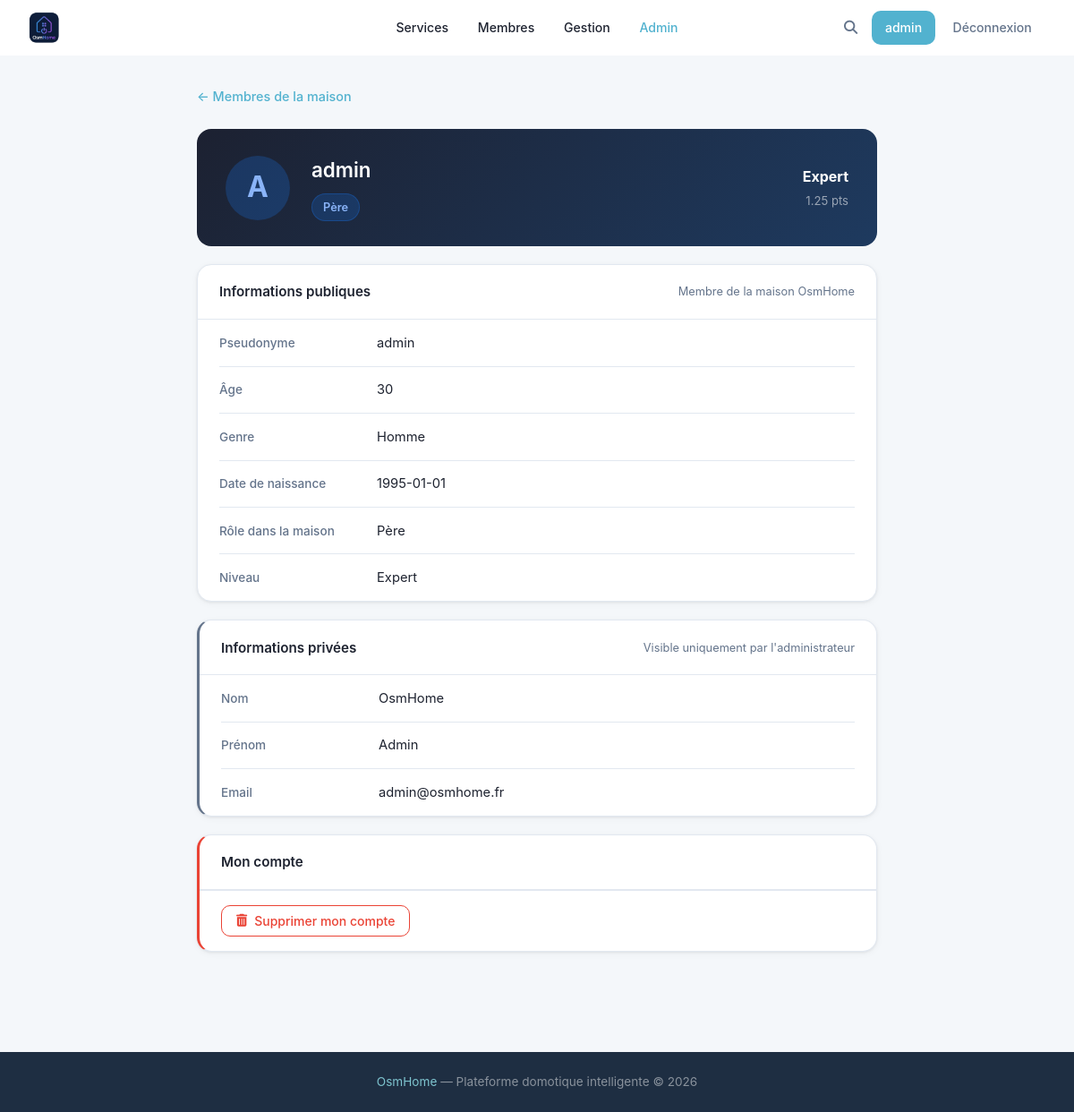
The app's page /member/admin (signed in), older data.
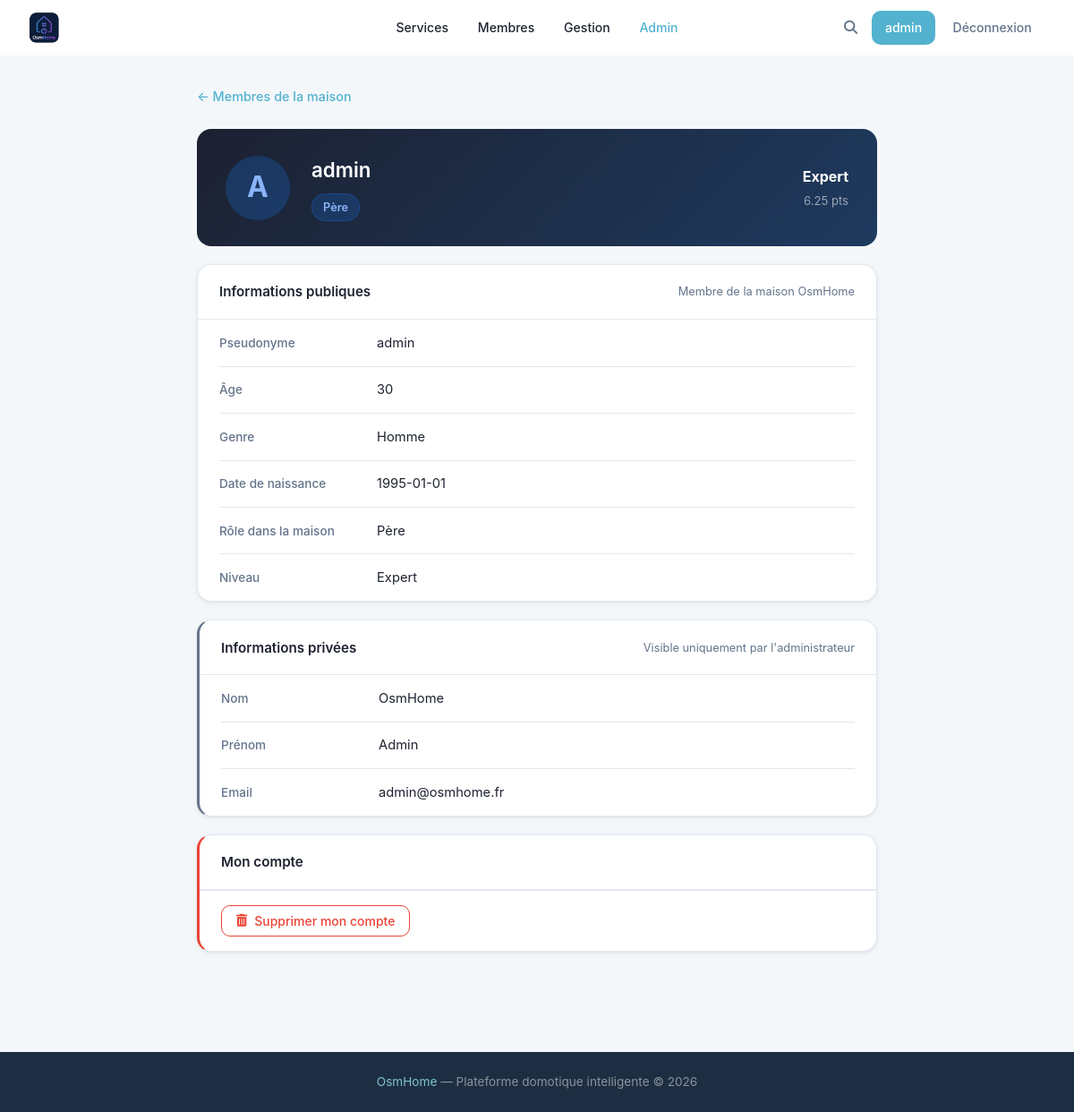
The same page, newer data.
### tables this page shows
CREATE TABLE users (
            id INTEGER PRIMARY KEY AUTOINCREMENT,
            username TEXT UNIQUE NOT NULL,
            password TEXT NOT NULL,
            lastname TEXT,
            firstname TEXT,
            age INTEGER,
            gender TEXT,
            birthdate TEXT,
            member_type TEXT,
            photo TEXT,
            level TEXT DEFAULT 'debutant',
            points REAL DEFAULT 0,
            email TEXT,
            email_verified INTEGER DEFAULT 0,
            role TEXT DEFAULT 'simple'
        , actions INTEGER DEFAULT 0, verification_token TEXT);

### main.py (the view)
@app.route('/member/<username>')
def profil_public(username):
    if 'username' not in flask.session:
        return flask.redirect('/login')
    member = utils.getUser(username)
    if not member:
        flask.abort(404)
    viewer = flask.session.get('username')
    is_owner = (viewer == username)
    is_admin = utils.getUser(viewer)['role'] == 'admin' if viewer else False
    return flask.render_template(
        'public_profile.html',
        user=viewer,
        member=member,
        is_owner=is_owner,
        is_admin=is_admin
    )

### main.py (called while the page is built)
@app.template_filter('level_label')
def level_label_filter(key: str) -> str:
    return _LEVEL_LABELS.get(key, key.capitalize())

@app.context_processor
def inject_types():
    try:
        types = utils.getTypes()
    except Exception:
        types = []
    is_admin = False
    user_level = None
    if flask.session.get('username'):
        u = utils.getUser(flask.session['username'])
        is_admin = bool(u and u['role'] == 'admin')
        user_level = u['level'] if u else None
    return {'types': types, 'is_admin': is_admin, 'user_level': user_level}

### utils.py (called while the page is built)
def openDB() -> sqlite3.Connection:
    if 'db' not in flask.g:
        flask.g.db = sqlite3.connect(BASE)
        flask.g.db.row_factory = sqlite3.Row
    return flask.g.db

def closeDB(_ = None):
    db = flask.g.pop("db", None)
    if db is not None:
        db.close()

def getUser(username: str):
    db = openDB()
    return db.execute(
        'SELECT * FROM users WHERE username = ?',
        (username,)
    ).fetchone()

def getTypes() -> list:
    db = openDB()
    rows = db.execute('SELECT DISTINCT type FROM devices ORDER BY type').fetchall()
    return [row['type'] for row in rows]

### templates/public_profile.html (shortened to what the changed rows need)
{% extends 'base.html' %}
{% block extra_css %}<link rel="stylesheet" href="{{ url_for('static', filename='css/profile.css') }}">{% endblock %}
{% block content %}
<div class="profile-page">
    <div class="profile-layout-main">
        <div class="profile-id-card">
            <div class="profile-avatar-lg">
                {% if member['photo'] %}
                <img src="{{ url_for('static', filename='uploads/photos/' + member['photo']) }}" alt="Photo de profil" class="profile-avatar-img">
                {% else %}
                {{ member['username'][0] | upper }}
                {% endif %}
            </div>
            <div class="profile-id-info">
                <h2 class="profile-username">{{ member['username'] }}</h2>
                <span class="profile-role-badge">{{ member['member_type'] or '—' }}</span>
            </div>
            <div class="profile-level-badge">
                <span class="level-label">{{ member['level'] | level_label }}</span>
                <span class="level-pts">{{ "%.2f"|format(member['points'] or 0) }} pts</span>
            </div>
        </div>
        <div class="profile-section">
            <div class="profile-fields profile-fields--readonly">
                <div class="profile-field">
                    <span class="profile-field-label">Pseudonyme</span>
                    <span class="profile-field-value">{{ member['username'] }}</span>
                </div>
                <div class="profile-field">
                    <span class="profile-field-label">Âge</span>
                    <span class="profile-field-value">{{ member['age'] or '—' }}</span>
                </div>
                <div class="profile-field">
                    <span class="profile-field-label">Date de naissance</span>
                    <span class="profile-field-value">{{ member['birthdate'] or '—' }}</span>
                </div>
                <div class="profile-field">
                    <span class="profile-field-label">Rôle dans la maison</span>
                    <span class="profile-field-value">{{ member['member_type'] | capitalize or '—' }}</span>
                </div>
                <div class="profile-field">
                    <span class="profile-field-label">Niveau</span>
                    <span class="profile-field-value">{{ member['level'] | level_label }}</span>
                </div>
            </div>
        </div>
    {% if is_admin %}
        <div class="profile-section profile-section--private">
            <div class="profile-section-header">
                <h3>Informations privées</h3>
                <span class="profile-section-hint">Visible uniquement par l'administrateur</span>
            </div>
            <div class="profile-fields profile-fields--readonly">
                <div class="profile-field">
                    <span class="profile-field-label">Nom</span>
                    <span class="profile-field-value">{{ member['lastname'] or '—' }}</span>
                </div>
                <div class="profile-field">
                    <span class="profile-field-label">Prénom</span>
                    <span class="profile-field-value">{{ member['firstname'] or '—' }}</span>
                </div>
                <div class="profile-field">
                    <span class="profile-field-label">Email</span>
                    <span class="profile-field-value">{{ member['email'] or '—' }}</span>
                </div>
            </div>
        </div>
    {% endif %}
    </div>
</div>
{% endblock %}

Row changes from the older to the newer data that the page shows:
changed users "admin": points "1.25" → "6.25"
